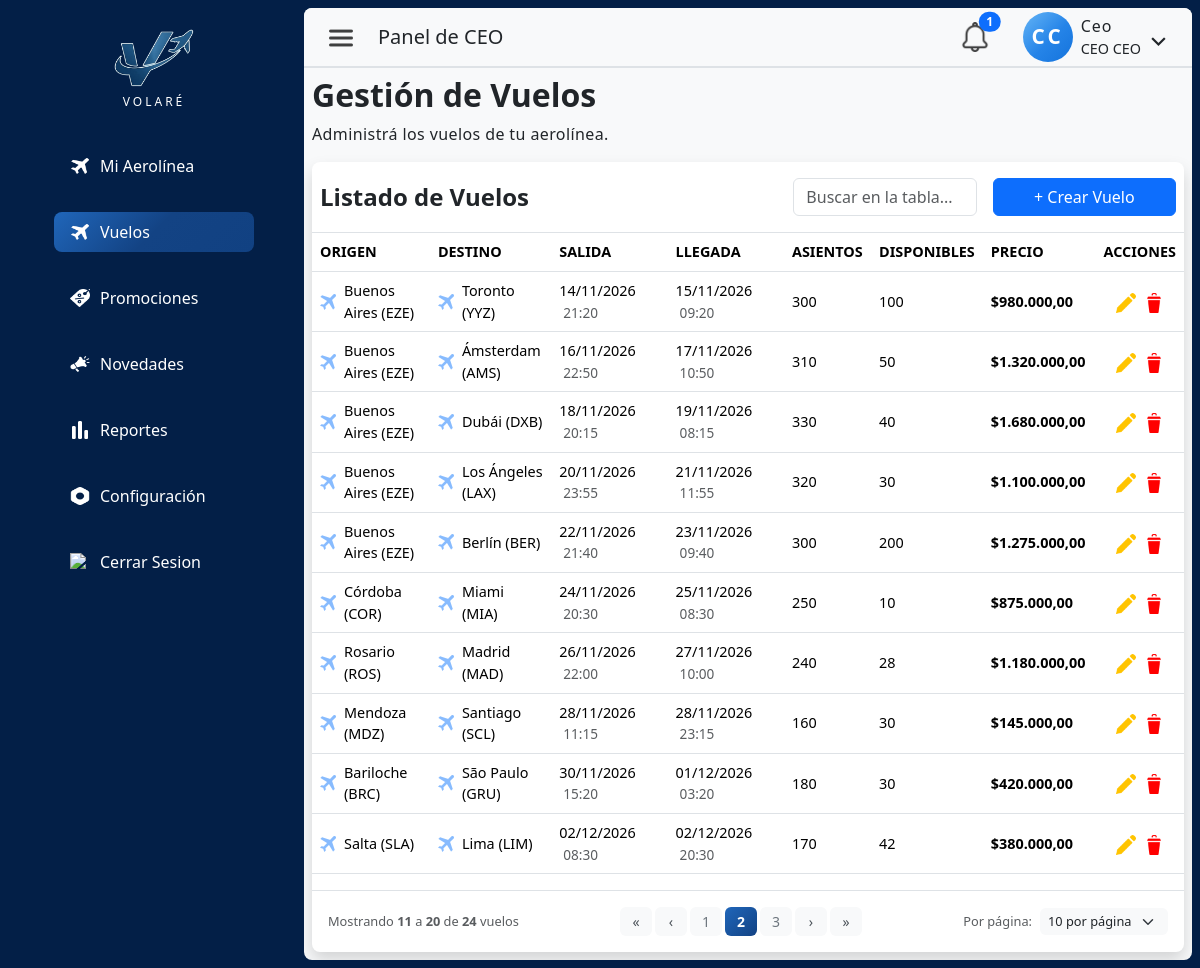
The page /index.php?pagina=vuelos&pag=2 (signed in) on the database as committed earlier.
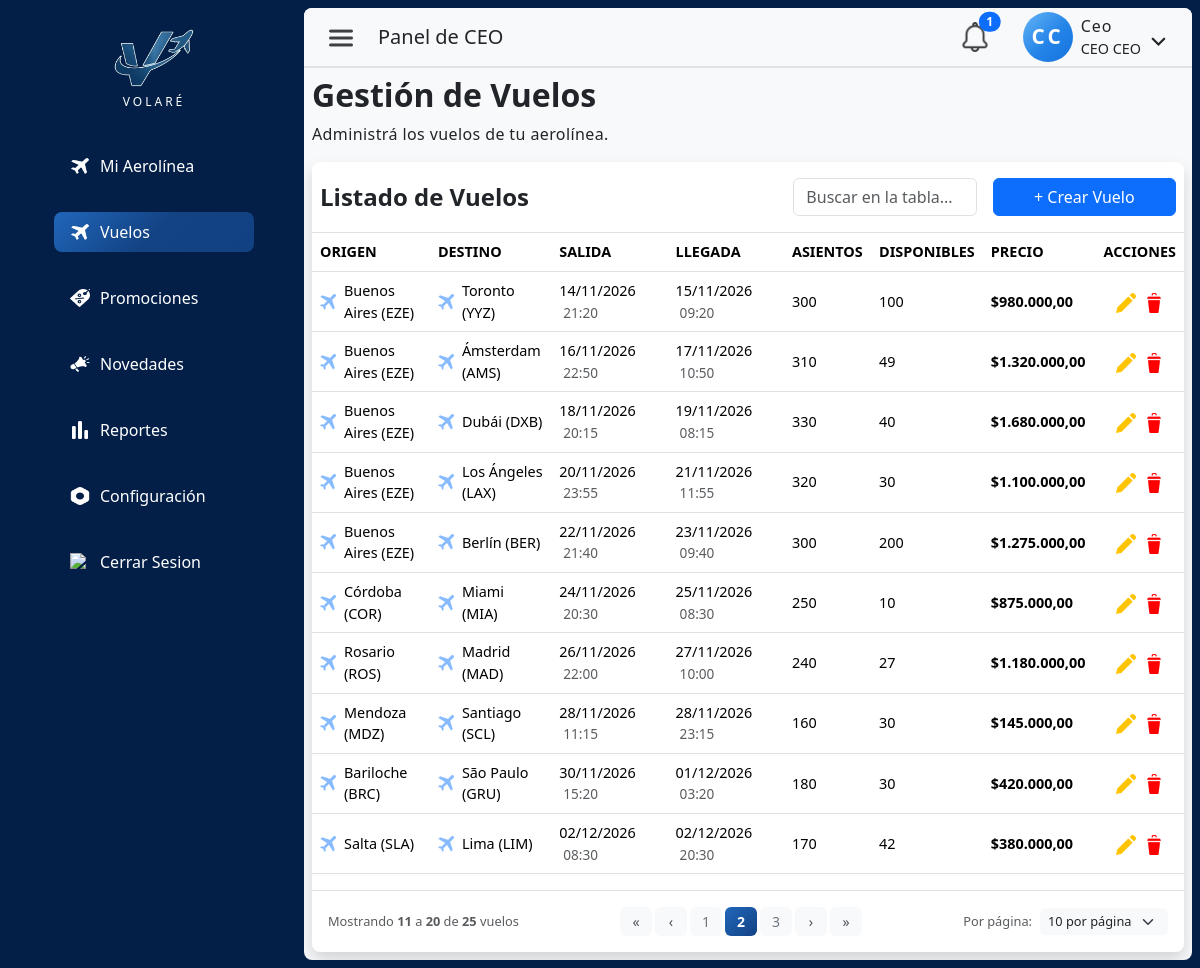
The same page on the database as committed later.
### tables this page shows
CREATE TABLE `vuelo` (
  `idVuelo` int NOT NULL AUTO_INCREMENT,
  `idAerolinea` int NOT NULL,
  `origenVuelo` varchar(245) NOT NULL,
  `codigoOrigen` varchar(3) DEFAULT NULL,
  `destinoVuelo` varchar(245) NOT NULL,
  `codigoDestino` varchar(3) DEFAULT NULL,
  `fechaHoraSalidaVuelo` datetime NOT NULL,
  `fechaHoraLlegadaVuelo` datetime NOT NULL,
  `asientosTotales` int NOT NULL DEFAULT '0',
  `asientosDisponibles` int NOT NULL DEFAULT '0',
  `precioVuelo` decimal(10,2) NOT NULL,
  `fechaCreacion` datetime NOT NULL DEFAULT CURRENT_TIMESTAMP,
  PRIMARY KEY (`idVuelo`),
  KEY `fk_vuelo_1_idx` (`idAerolinea`),
  CONSTRAINT `fk_vuelo_1` FOREIGN KEY (`idAerolinea`) REFERENCES `aerolinea` (`idAerolinea`)
);

### src/config/app.php (called while the page is built, shortened)
<?php
function url(string $path = ''): string {
    $path = ltrim($path, '/');
    return APP_BASE . '/' . $path;
}
require_once __DIR__ . '/auth.php';

### src/config/auth.php (called while the page is built, shortened)
<?php
function aerolineaCEO(): ?int {
    return $_SESSION['usuario']['idAerolinea'] ?? null;
}
?>

### src/controllers/VueloController.php (called while the page is built, shortened)
<?php
class VueloController {
    private $conexion;
    public function __construct($conexion) {
        $this->conexion = $conexion;
    }
    public function listarVuelosPaginado(
        int $idAerolinea,
        int $pagina,
        int $porPagina,
        string $busqueda = ''
    ): array {
        $offset = ($pagina - 1) * $porPagina;
        $where  = "WHERE idAerolinea = ?";
        $params = [$idAerolinea];
        $tipos  = 'i';
        $stmtTotal = mysqli_prepare($this->conexion, "SELECT COUNT(*) as total FROM vuelo $where");
        mysqli_stmt_bind_param($stmtTotal, $tipos, ...$params);
        mysqli_stmt_execute($stmtTotal);
        $total = (int) mysqli_fetch_assoc(mysqli_stmt_get_result($stmtTotal))['total'];
        $params[] = $porPagina;
        $params[] = $offset;
        $tipos   .= 'ii';
        $stmt = mysqli_prepare($this->conexion,
            "SELECT * FROM vuelo $where ORDER BY fechaHoraSalidaVuelo ASC LIMIT ? OFFSET ?");
        mysqli_stmt_bind_param($stmt, $tipos, ...$params);
        mysqli_stmt_execute($stmt);
        $result = mysqli_stmt_get_result($stmt);
        $filas = [];
        while ($row = mysqli_fetch_assoc($result)) $filas[] = $row;
        return [
            'data'         => $filas,
            'total'        => $total,
            'pagina'       => $pagina,
            'porPagina'    => $porPagina,
            'totalPaginas' => (int) ceil($total / $porPagina),
        ];
    }
}

### src/views/ceo/vueloListado.php (the view, shortened to what the rows shown need)
<?php
require_once __DIR__ . '/../../config/auth.php';
require_once __DIR__ . '/../../controllers/VueloController.php';
$idAerolinea = aerolineaCEO();
$ctrl = new VueloController($link);
$porPaginaPermitidos = [5, 10, 25, 50];
$pagActual    = max(1, (int)($_GET['pag'] ?? 1));
$porPaginaRaw = (int)($_GET['porPagina'] ?? 10);
$porPagina    = in_array($porPaginaRaw, $porPaginaPermitidos) ?$porPaginaRaw : 10;
$busqueda     = trim($_GET['busqueda'] ?? '');
$resultado    = $ctrl->listarVuelosPaginado($idAerolinea, $pagActual,$porPagina, $busqueda);$vuelos       = $resultado['data'];$total        = $resultado['total'];$totalPaginas = max(1, (int)($resultado['totalPaginas'] ?? ceil($total / $porPagina)));$pagActual    = min($pagActual,$totalPaginas);
?>
<!DOCTYPE html>
<html lang="es">
    <head>
        <link href="https://cdn.jsdelivr.net/npm/bootstrap@5.3.8/dist/css/bootstrap.min.css" rel="stylesheet">
        <link rel="stylesheet" href="<?= url('public/css/admin.css') ?>">
        <link rel="stylesheet" href="<?= url('public/css/layout/headerAdmin.css') ?>">
        <link rel="stylesheet" href="<?= url('public/css/components/tablaLista.css') ?>?v=<?= time() ?>">
        <link rel="stylesheet" href="<?= url('public/css/bootstrap-icons.css') ?>">
    </head>
    <body>
        <div class="d-flex min-vh-100 row g-0 m-0 p-2 pe-2">
            <div class="admin-main col-12 col-md-11 col-xxl-11 bg-light rounded-3 overflow-hidden">
                <main class="container-fluid d-flex flex-column gap-3 p-2 admin-content ">
                    <div class="d-flex flex-column gap-2">
                        <h2 class="m-0 p-0 fs-2 fw-bold">Gestión de Vuelos</h2>
                        <div class="d-flex flex-column gap-2">
                            <div class="table-responsive bg-white shadow rounded-3 pt-3 ">
                                <table class="table table-hover align-middle border-top mt-2 tabla-vuelos">
                                    <thead>
                                        <tr>
                                            <th scope="col" class="fw-bold" >ORIGEN</th>
                                            <th scope="col" class=" fw-bold ">DESTINO</th>
                                            <th scope="col" class=" fw-bold d-none d-md-table-cell">SALIDA</th>
                                            <th scope="col" class=" fw-bold d-none d-md-table-cell">LLEGADA</th>
                                            <th scope="col" class=" fw-bold d-none d-sm-table-cell">ASIENTOS</th>
                                            <th scope="col" class=" fw-bold d-none d-sm-table-cell">DISPONIBLES</th>
                                            <th scope="col" class="fw-bold ">PRECIO</th>
                                            <th scope="col" class="fw-bold text-center">ACCIONES</th>
                                        </tr>
                                    </thead>
                                    <tbody id="vueloTableBody">
                                        <?php if (empty($vuelos)): ?>
                                            <tr>
                                                <td colspan="8" class="text-center py-4 text-muted">
                                                    No hay vuelos registrados todavía.
                                                </td>
                                            </tr>
                                        <?php else: foreach ($vuelos as$v): ?>
                                        <tr class="fila-tabla" data-id="<?= $v['idVuelo'] ?>" style="cursor:pointer;">
                                            <td>
                                                <div class="d-flex align-items-center gap-2">
                                                    <img src="<?= url('public/img/icons/placeholdersCards/avion.png') ?>"
                                                        style="width:16px;height:16px;object-fit:contain;opacity:0.5;" alt="">
                                                    <span class="fw-medium"><?= htmlspecialchars($v['origenVuelo']) ?></span>
                                                </div>
                                            </td>
                                            <td>
                                                <div class="d-flex align-items-center gap-2">
                                                    <img src="<?= url('public/img/icons/placeholdersCards/avion.png') ?>"
                                                        style="width:16px;height:16px;object-fit:contain;opacity:0.5;" alt="">
                                                    <span class="fw-medium"><?= htmlspecialchars($v['destinoVuelo']) ?></span>
                                                </div>
                                            </td>
                                            <td class="d-none d-md-table-cell">
                                                <?= date('d/m/Y', strtotime($v['fechaHoraSalidaVuelo'])) ?>
                                                <span class="text-muted ms-1" style="font-size:0.85rem;">
                                                    <?= date('H:i', strtotime($v['fechaHoraSalidaVuelo'])) ?>
                                                </span>
                                            </td>
                                            <td class="d-none d-md-table-cell">
                                                <?= date('d/m/Y', strtotime($v['fechaHoraLlegadaVuelo'])) ?>
                                                <span class="text-muted ms-1" style="font-size:0.85rem;">
                                                    <?= date('H:i', strtotime($v['fechaHoraLlegadaVuelo'])) ?>
                                                </span>
                                            </td>
                                            <td class="d-none d-sm-table-cell "><?= $v['asientosTotales'] ?></td>
                                            <td class="d-none d-sm-table-cell "><?= $v['asientosDisponibles'] ?></td>
                                            <td class="fw-semibold">
                                                $<?= number_format($v['precioVuelo'], 2, ',', '.') ?>
                                            </td>
                                            <td>
                                                <div class="d-flex justify-content-center align-items-center gap-2">
                                                    <a href="<?= url('index.php?pagina=vuelo&id=' . $v['idVuelo']) ?>"
                                                    class="p-0 bg-transparent border-0"
                                                    title="Editar vuelo">
                                                        <img src="<?= url('public/img/icons/lapiz-editar.png') ?>"
                                                            class="img-fluid btn-tabla" alt="editar">
                                                    </a>
                                                    <button type="button"
                                                            class="p-0 bg-transparent border-0 btn-eliminar-vuelo"
                                                            data-id="<?= $v['idVuelo'] ?>"
                                                            data-ruta="<?= htmlspecialchars($v['origenVuelo'] . ' → ' .$v['destinoVuelo']) ?>"
                                                            title="Eliminar vuelo">
                                                        <img src="<?= url('public/img/icons/trash.png') ?>"
                                                            class="img-fluid btn-tabla" alt="eliminar">
                                                    </button>
                                                </div>
                                            </td>
                                        </tr>
                                        <?php endforeach; endif; ?>
                                    </tbody>
                                </table>
                            </div>
                        </div>
                    </div>
                </main>
            </div>
        </div>
    </body>
</html>

Rows that differ between the two databases and show on the page:
changed vuelo "Ámsterdam (AMS)": asientosDisponibles "50" → "49"
changed vuelo "Rosario (ROS)": asientosDisponibles "28" → "27"
Other text that changed with them:
$total: "24" → "25"
